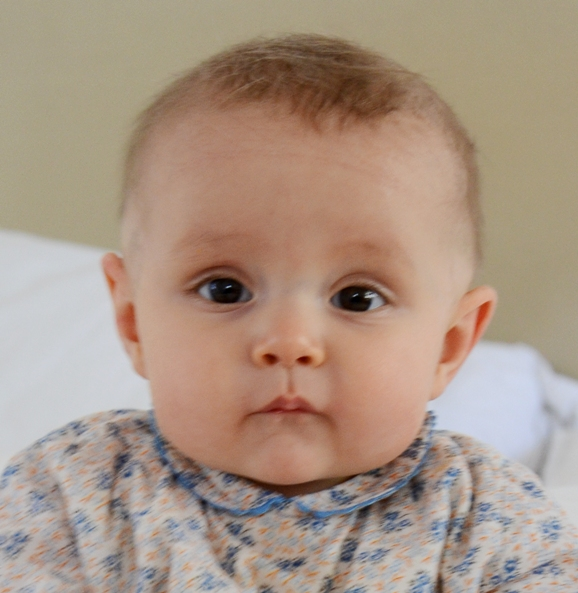
#> input picture media/images/1.jpg, 578 x 593 px
$ python -i bodyPartsDetection.py   (imports and definitions only)
#> lines starting #> are read from the running program, lines starting #| are printed output that depends on the picture
import cv2


def getCascade(action):
    switcher = {
        'Mouth': cv2.CascadeClassifier('knowYourself/CascadeFiles/haarcascade_mcs_mouth.xml'),
        'Nose': cv2.CascadeClassifier('knowYourself/CascadeFiles/haarcascade_mcs_nose.xml'),
        'Eye': cv2.CascadeClassifier('knowYourself/CascadeFiles/haarcascade_eye.xml'),
        'Face': cv2.CascadeClassifier('knowYourself/CascadeFiles/haarcascade_frontalface_default.xml'),
    }
    return switcher.get(action, "nothing")


def bodyPartDetection(image, action):
    gray = cv2.cvtColor(image, cv2.COLOR_BGR2GRAY)
    cascade = getCascade(action)
    rects = cascade.detectMultiScale(gray, 1.7, 11)
    for (x, y, w, h) in rects:
        cv2.rectangle(image, (x, y), (x + w, y + h), (0, 255, 0), 3)
    return image


def recognition(imagePath):
#> called with imagePath = '../media/images/1.jpg'
    resultPath = 'media/knowYourself/temp/'
    image = bodyPartDetection(cv2.resize(cv2.imread(imagePath), None, fx=0.5, fy=0.5, interpolation=cv2.INTER_AREA),
                              'Face')
#> in bodyPartDetection, `gray = cv2.cvtColor(image, cv2.COLOR_BGR2GRAY)`:
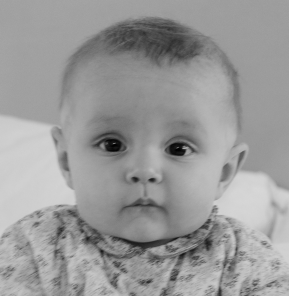
#> gray: shape (296, 289); min 0, max 216, mean 153.7
#> in bodyPartDetection, `rects = cascade.detectMultiScale(gray, 1.7, 11)`: rects = ()
    cv2.imwrite(resultPath + 'Face.jpg', image)
    image = bodyPartDetection(cv2.resize(cv2.imread(imagePath), None, fx=0.5, fy=0.5, interpolation=cv2.INTER_AREA),
                              'Nose')
#> call 2 of bodyPartDetection, with action = 'Nose'
#> in bodyPartDetection (call 2), `rects = cascade.detectMultiScale(gray, 1.7, 11)`: rects = [[118, 151, 52, 43]]
#> the loop in bodyPartDetection (call 2), `for (x, y, w, h) in rects:` made 1 pass
#> after the loop in bodyPartDetection (call 2), `for (x, y, w, h) in rects:`:
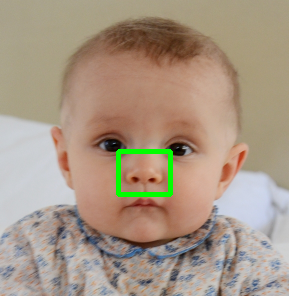
#> image: shape (296, 289, 3); mean B, G, R 132.4, 150.7, 167.9
    cv2.imwrite(resultPath + 'Nose.jpg', image)
    image = bodyPartDetection(cv2.resize(cv2.imread(imagePath), None, fx=0.5, fy=0.5, interpolation=cv2.INTER_AREA),
                              'Eye')
#> call 3 of bodyPartDetection, with action = 'Eye'
#> in bodyPartDetection (call 3), `rects = cascade.detectMultiScale(gray, 1.7, 11)`: rects = [[78, 113, 58, 58]]
#> the loop in bodyPartDetection (call 3), `for (x, y, w, h) in rects:` made 1 pass
#> after the loop in bodyPartDetection (call 3), `for (x, y, w, h) in rects:`:
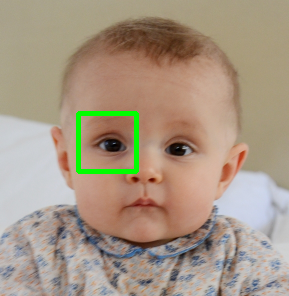
#> image: shape (296, 289, 3); mean B, G, R 132, 150.9, 167.4
    cv2.imwrite(resultPath + 'Eye.jpg', image)
    image = bodyPartDetection(cv2.resize(cv2.imread(imagePath), None, fx=0.5, fy=0.5, interpolation=cv2.INTER_AREA),
                              'Mouth')
    cv2.imwrite(resultPath + 'Mouth.jpg', image)

>>> result = recognition('../media/images/1.jpg')
